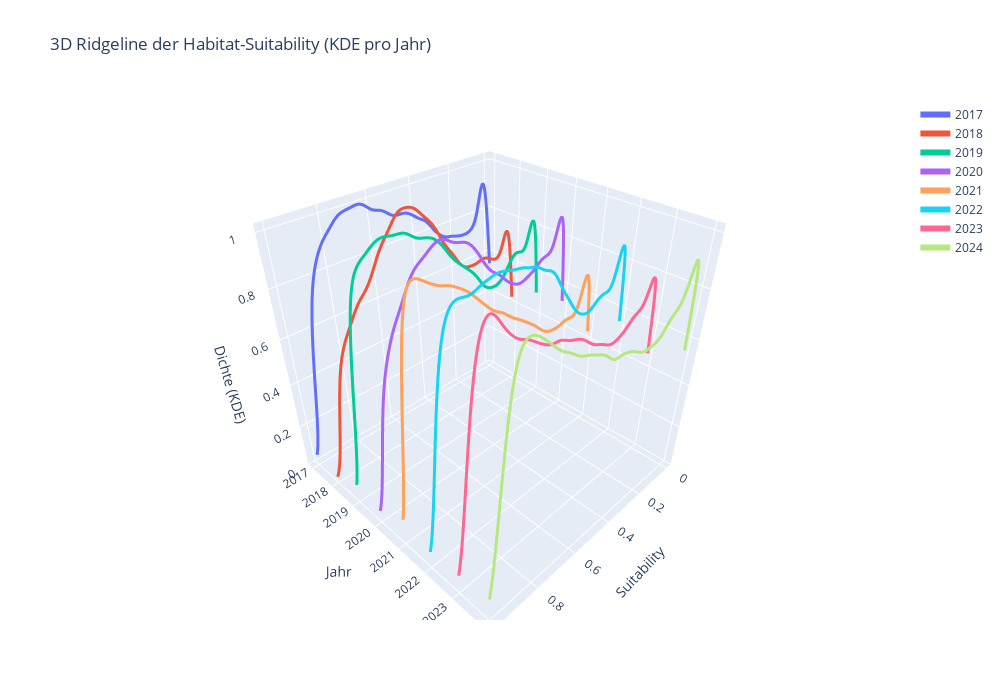

Notebook source saved alongside this figure:
### Code cell
#Ridgeline Grafen machen aus Jahres-Suitability Tiffs

import rasterio
import numpy as np
from scipy.stats import gaussian_kde
import plotly.graph_objects as go
import os

# ---------------------------------------------------
# 1) Pfade zu deinen Jahres-Suitability-TIFFs
# ---------------------------------------------------

folder = "/Volumes/Data/iNaturalist/outputs/macrolepiota_procera"
years = [2017, 2018, 2019, 2020, 2021, 2022, 2023, 2024]

# Dateiname-Muster anpassen:
def path_for_year(year):
    return f"{folder}/suitability_{year}_MONTHLY_Macrolepiota_procera_vs_Parus_major.tif"


# ---------------------------------------------------
# 2) Funktion: Raster einlesen & sampeln
# ---------------------------------------------------

def load_and_sample(path, max_pixels=120000):
    with rasterio.open(path) as src:
        arr = src.read(1).astype("float32")
    arr = arr[np.isfinite(arr)]

    if len(arr) > max_pixels:
        idx = np.random.choice(len(arr), max_pixels, replace=False)
        arr = arr[idx]

    return arr


# ---------------------------------------------------
# 3) KDE für ein Jahr berechnen
# ---------------------------------------------------

def compute_kde(values, bins=300):
    kde = gaussian_kde(values)
    xs = np.linspace(0, 1, bins)
    ys = kde(xs)
    return xs, ys / ys.max()   # Normalisiert (optisch schöner)


# ---------------------------------------------------
# 4) 3D Ridgeline in Plotly
# ---------------------------------------------------

fig = go.Figure()

for i, year in enumerate(years):
    tif_path = path_for_year(year)
    if not os.path.exists(tif_path):
        print("⚠️ Datei fehlt:", tif_path)
        continue

    vals = load_and_sample(tif_path, max_pixels=100000)

    xs, zs = compute_kde(vals)

    ys = np.full_like(xs, i)   # Y-Achse = Jahresindex

    fig.add_trace(go.Scatter3d(
        x=xs,
        y=ys,
        z=zs,
        mode='lines',
        line=dict(
            width=6,
            color=i,
            colorscale="Plasma"   # lila→gelb wie im Beispiel
        ),
        name=str(year)
    ))

# Layout
fig.update_layout(
    title="3D Ridgeline der Habitat-Suitability (KDE pro Jahr)",
    scene=dict(
        xaxis_title="Suitability",
        yaxis_title="Jahr",
        zaxis_title="Dichte (KDE)",
        yaxis=dict(
            tickmode="array",
            tickvals=list(range(len(years))),
            ticktext=[str(y) for y in years]
        )
    ),
    width=1000,
    height=700
)

fig.show()

### Figure 1 — Plotly figure (JSON) as saved in the notebook; plotly's stock layout.template omitted (floating-point values rounded to 4 significant figures; data arrays with more than 128 entries replaced by an {"elided": "..."} marker saying what was removed)
{"data": [{"line": {"color": 0, "colorscale": [[0, "#0d0887"], [0.1111, "#46039f"], [0.2222, "#7201a8"], [0.3333, "#9c179e"], [0.4444, "#bd3786"], [0.5556, "#d8576b"], [0.6667, "#ed7953"], [0.7778, "#fb9f3a"], [0.8889, "#fdca26"], [1, "#f0f921"]], "width": 6}, "mode": "lines", "name": "2017", "type": "scatter3d", "x": {"elided": "300 float values"}, "y": {"elided": "300 float values"}, "z": {"elided": "300 float values"}}, {"line": {"color": 1, "colorscale": [[0, "#0d0887"], [0.1111, "#46039f"], [0.2222, "#7201a8"], [0.3333, "#9c179e"], [0.4444, "#bd3786"], [0.5556, "#d8576b"], [0.6667, "#ed7953"], [0.7778, "#fb9f3a"], [0.8889, "#fdca26"], [1, "#f0f921"]], "width": 6}, "mode": "lines", "name": "2018", "type": "scatter3d", "x": {"elided": "300 float values"}, "y": {"elided": "300 float values"}, "z": {"elided": "300 float values"}}, {"line": {"color": 2, "colorscale": [[0, "#0d0887"], [0.1111, "#46039f"], [0.2222, "#7201a8"], [0.3333, "#9c179e"], [0.4444, "#bd3786"], [0.5556, "#d8576b"], [0.6667, "#ed7953"], [0.7778, "#fb9f3a"], [0.8889, "#fdca26"], [1, "#f0f921"]], "width": 6}, "mode": "lines", "name": "2019", "type": "scatter3d", "x": {"elided": "300 float values"}, "y": {"elided": "300 float values"}, "z": {"elided": "300 float values"}}, {"line": {"color": 3, "colorscale": [[0, "#0d0887"], [0.1111, "#46039f"], [0.2222, "#7201a8"], [0.3333, "#9c179e"], [0.4444, "#bd3786"], [0.5556, "#d8576b"], [0.6667, "#ed7953"], [0.7778, "#fb9f3a"], [0.8889, "#fdca26"], [1, "#f0f921"]], "width": 6}, "mode": "lines", "name": "2020", "type": "scatter3d", "x": {"elided": "300 float values"}, "y": {"elided": "300 float values"}, "z": {"elided": "300 float values"}}, {"line": {"color": 4, "colorscale": [[0, "#0d0887"], [0.1111, "#46039f"], [0.2222, "#7201a8"], [0.3333, "#9c179e"], [0.4444, "#bd3786"], [0.5556, "#d8576b"], [0.6667, "#ed7953"], [0.7778, "#fb9f3a"], [0.8889, "#fdca26"], [1, "#f0f921"]], "width": 6}, "mode": "lines", "name": "2021", "type": "scatter3d", "x": {"elided": "300 float values"}, "y": {"elided": "300 float values"}, "z": {"elided": "300 float values"}}, {"line": {"color": 5, "colorscale": [[0, "#0d0887"], [0.1111, "#46039f"], [0.2222, "#7201a8"], [0.3333, "#9c179e"], [0.4444, "#bd3786"], [0.5556, "#d8576b"], [0.6667, "#ed7953"], [0.7778, "#fb9f3a"], [0.8889, "#fdca26"], [1, "#f0f921"]], "width": 6}, "mode": "lines", "name": "2022", "type": "scatter3d", "x": {"elided": "300 float values"}, "y": {"elided": "300 float values"}, "z": {"elided": "300 float values"}}, {"line": {"color": 6, "colorscale": [[0, "#0d0887"], [0.1111, "#46039f"], [0.2222, "#7201a8"], [0.3333, "#9c179e"], [0.4444, "#bd3786"], [0.5556, "#d8576b"], [0.6667, "#ed7953"], [0.7778, "#fb9f3a"], [0.8889, "#fdca26"], [1, "#f0f921"]], "width": 6}, "mode": "lines", "name": "2023", "type": "scatter3d", "x": {"elided": "300 float values"}, "y": {"elided": "300 float values"}, "z": {"elided": "300 float values"}}, {"line": {"color": 7, "colorscale": [[0, "#0d0887"], [0.1111, "#46039f"], [0.2222, "#7201a8"], [0.3333, "#9c179e"], [0.4444, "#bd3786"], [0.5556, "#d8576b"], [0.6667, "#ed7953"], [0.7778, "#fb9f3a"], [0.8889, "#fdca26"], [1, "#f0f921"]], "width": 6}, "mode": "lines", "name": "2024", "type": "scatter3d", "x": {"elided": "300 float values"}, "y": {"elided": "300 float values"}, "z": {"elided": "300 float values"}}], "layout": {"height": 700, "scene": {"xaxis": {"title": {"text": "Suitability"}}, "yaxis": {"tickmode": "array", "ticktext": ["2017", "2018", "2019", "2020", "2021", "2022", "2023", "2024"], "tickvals": [0, 1, 2, 3, 4, 5, 6, 7], "title": {"text": "Jahr"}}, "zaxis": {"title": {"text": "Dichte (KDE)"}}}, "title": {"text": "3D Ridgeline der Habitat-Suitability (KDE pro Jahr)"}, "width": 1000}}
